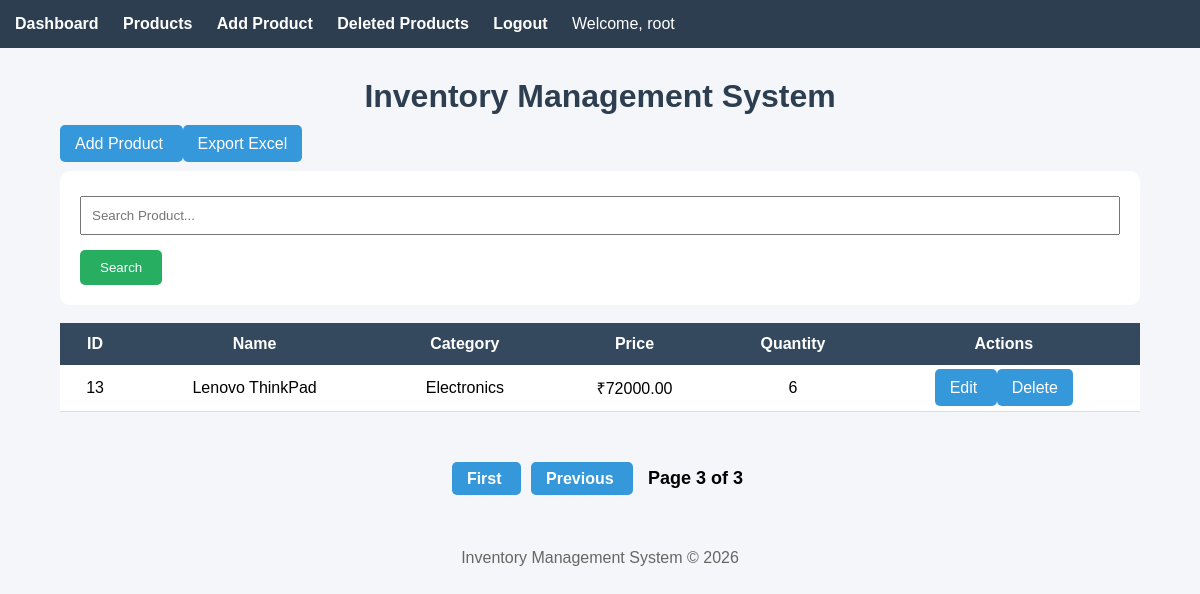
Screenshot of /products/?search=&page=3 (signed in) with the database file from the repository.
### products/models.py (models this page shows, shortened)
class Product(models.Model):
    product_name = models.CharField(max_length=100)
    category = models.CharField(max_length=100)
    price = models.DecimalField(
        max_digits=10,
        decimal_places=2
    )
    quantity = models.IntegerField()
    description = models.TextField()
    manufacture_date = models.DateField()
    expiry_date = models.DateField()
    created_at = models.DateTimeField(
        auto_now_add=True
    )
    is_deleted = models.BooleanField(
        default=False
    )

### products/views.py (the view)
# urls.py: path('products/',views.product_list,name='product_list'),
@login_required
def product_list(request):
    search = request.GET.get('search')
    products = Product.objects.filter(
        is_deleted=False
    )
    if search:
        products = products.filter(
            Q(product_name__icontains=search) |
            Q(category__icontains=search)
        )
    paginator = Paginator(products, 5)
    page_number = request.GET.get('page')
    products = paginator.get_page(page_number)
    context = {
        'products': products,
        'search': search
    }
    return render(
        request,
        'product_list.html',
        context
    )

### products/templates/product_list.html (shortened to what this page needs)
{% extends 'base.html' %}
{% block content %}
<a href="{% url 'product_create' %}" class="btn">
    Add Product
</a>
<a href="{% url 'export_products_excel' %}" class="btn">
    Export Excel
</a>
<br><br>
<form method="GET">
    <input
    type="text"
    name="search"
    placeholder="Search Product..."
    value="{{ search|default:'' }}">
    <button type="submit">
        Search
    </button>
</form>
<br>
<table>
<tr>
    <th>ID</th>
    <th>Name</th>
    <th>Category</th>
    <th>Price</th>
    <th>Quantity</th>
    <th>Actions</th>
</tr>
{% for product in products %}
<tr>
    <td>{{ product.id }}</td>
    <td>{{ product.product_name }}</td>
    <td>{{ product.category }}</td>
    <td>₹{{ product.price }}</td>
    <td>{{ product.quantity }}</td>
    <td>
        <a
        href="{% url 'product_update' product.id %}"
        class="btn">
        Edit
        </a>
        <a
        href="{% url 'product_delete' product.id %}"
        class="btn">
        Delete
        </a>
    </td>
</tr>
{% endfor %}
</table>
<br><br>
<div class="pagination">
    {% if products.has_previous %}
        <a href="?search={{ search|default:'' }}&page=1">
            First
        </a>
        <a href="?search={{ search|default:'' }}&page={{ products.previous_page_number }}">
            Previous
        </a>
    {% endif %}
    <span>
        Page {{ products.number }}
        of
        {{ products.paginator.num_pages }}
    </span>
</div>
{% endblock %}

### products/templates/base.html (shortened to what this page needs)
<!DOCTYPE html>
<html>
<head>
</head>
<body>
    {% if user.is_authenticated %}
    <div class="navbar">
        <a href="{% url 'dashboard' %}">
            Dashboard
        </a>
        <a href="{% url 'product_list' %}">
            Products
        </a>
        <a href="{% url 'product_create' %}">
            Add Product
        </a>
        <a href="{% url 'deleted_products' %}">
            Deleted Products
        </a>
        <a href="{% url 'logout' %}">
            Logout
        </a>
        <span style="color:white; margin-right:20px;">
            Welcome, {{ user.username }}
        </span>
    </div>
    {% endif %}
    <div class="container">
        <h1>Inventory Management System</h1>
        {% block content %}
        {% endblock %}
    </div>
    <footer>
        Inventory Management System © 2026
    </footer>
</body>
</html>

### products/templates/base.html (style rules this page uses)
.pagination { margin-top: 20px; text-align: center; }
.pagination a { text-decoration: none; background: #3498db; color: white; padding: 8px 15px; margin: 5px; border-radius: 5px; font-weight: bold; }
.pagination span { font-size: 18px; font-weight: bold; margin: 0 10px; }
* { margin: 0; padding: 0; box-sizing: border-box; font-family: Arial, sans-serif; }
body { background: #f4f6f9; }
.navbar { background: #2c3e50; padding: 15px; }
.navbar a { color: white; text-decoration: none; margin-right: 20px; font-weight: bold; }
.container { width: 90%; margin: 30px auto; }
h1 { text-align: center; color: #2c3e50; margin-bottom: 20px; }
.btn { background: #3498db; color: white; padding: 10px 15px; border: none; text-decoration: none; border-radius: 5px; }
table { width: 100%; border-collapse: collapse; background: white; }
table th { background: #34495e; color: white; padding: 12px; }
table td { padding: 12px; text-align: center; border-bottom: 1px solid #ddd; }
form { background: white; padding: 20px; border-radius: 10px; }
input, textarea, select { width: 100%; padding: 10px; margin-top: 5px; margin-bottom: 15px; }
button { background: #27ae60; color: white; padding: 10px 20px; border: none; border-radius: 5px; }
footer { text-align:center; padding:20px; margin-top:40px; color:#666; }

### rows the page displays
Product: id "13", product_name "Lenovo ThinkPad", category "Electronics", price "72000.00", quantity "6"

### other values shown
{{ user.username }} "root"
{{ products.number }} "3"
{{ products.paginator.num_pages }} "3"
